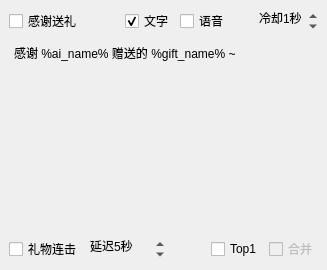
          <widget class="QWidget" name="page_2">
           <layout class="QVBoxLayout" name="verticalLayout_10">
            <property name="leftMargin">
             <number>9</number>
            </property>
            <property name="topMargin">
             <number>9</number>
            </property>
            <property name="rightMargin">
             <number>9</number>
            </property>
            <property name="bottomMargin">
             <number>9</number>
            </property>
            <item>
             <layout class="QHBoxLayout" name="horizontalLayout_16">
              <property name="topMargin">
               <number>0</number>
              </property>
              <item>
               <widget class="QCheckBox" name="autoSendGiftCheck">
                <property name="cursor">
                 <cursorShape>PointingHandCursor</cursorShape>
                </property>
                <property name="toolTip">
                 <string>&lt;html&gt;&lt;head/&gt;&lt;body&gt;&lt;p&gt;自动发送感谢送礼的弹幕&lt;/p&gt;&lt;p&gt;内容采用下方的随机一行句子（建议每行不超过20字）&lt;/p&gt;&lt;/body&gt;&lt;/html&gt;</string>
                </property>
                <property name="text">
                 <string>感谢送礼</string>
                </property>
               </widget>
              </item>
              <item>
               <spacer name="horizontalSpacer_4">
                <property name="orientation">
                 <enum>Qt::Horizontal</enum>
                </property>
                <property name="sizeHint" stdset="0">
                 <size>
                  <width>0</width>
                  <height>20</height>
                 </size>
                </property>
               </spacer>
              </item>
              <item>
               <widget class="QCheckBox" name="sendGiftTextCheck">
                <property name="cursor">
                 <cursorShape>PointingHandCursor</cursorShape>
                </property>
                <property name="text">
                 <string>文字</string>
                </property>
                <property name="checked">
                 <bool>true</bool>
                </property>
               </widget>
              </item>
              <item>
               <widget class="QCheckBox" name="sendGiftVoiceCheck">
                <property name="cursor">
                 <cursorShape>PointingHandCursor</cursorShape>
                </property>
                <property name="text">
                 <string>语音</string>
                </property>
               </widget>
              </item>
              <item>
               <widget class="QSpinBox" name="sendGiftCDSpin">
                <property name="contextMenuPolicy">
                 <enum>Qt::NoContextMenu</enum>
                </property>
                <property name="styleSheet">
                 <string notr="true">QSpinBox
{
	background: transparent;
}</string>
                </property>
                <property name="frame">
                 <bool>false</bool>
                </property>
                <property name="alignment">
                 <set>Qt::AlignRight|Qt::AlignTrailing|Qt::AlignVCenter</set>
                </property>
                <property name="suffix">
                 <string>秒</string>
                </property>
                <property name="prefix">
                 <string>冷却</string>
                </property>
                <property name="minimum">
                 <number>1</number>
                </property>
                <property name="maximum">
                 <number>600</number>
                </property>
                <property name="singleStep">
                 <number>10</number>
                </property>
               </widget>
              </item>
             </layout>
            </item>
            <item>
             <widget class="ConditionEditor" name="autoThankWordsEdit">
              <property name="toolTip">
               <string/>
              </property>
              <property name="styleSheet">
               <string notr="true">QPlainTextEdit
{
	background: transparent;
}</string>
              </property>
              <property name="plainText">
               <string>感谢 %ai_name% 赠送的 %gift_name% ~</string>
              </property>
              <property name="placeholderText">
               <string>欢迎语，多行随机发送一行</string>
              </property>
             </widget>
            </item>
            <item>
             <layout class="QHBoxLayout" name="horizontalLayout_47">
              <property name="topMargin">
               <number>0</number>
              </property>
              <item>
               <widget class="QCheckBox" name="giftComboSendCheck">
                <property name="cursor">
                 <cursorShape>PointingHandCursor</cursorShape>
                </property>
                <property name="toolTip">
                 <string>&lt;html&gt;&lt;head/&gt;&lt;body&gt;&lt;p&gt;延迟答谢连续赠送礼物&lt;/p&gt;&lt;p&gt;适用于答谢带数量的情况&lt;/p&gt;&lt;/body&gt;&lt;/html&gt;</string>
                </property>
                <property name="text">
                 <string>礼物连击</string>
                </property>
               </widget>
              </item>
              <item>
               <widget class="QSpinBox" name="giftComboDelaySpin">
                <property name="styleSheet">
                 <string notr="true">QAbstractSpinBox
{
	background: transparent;
}</string>
                </property>
                <property name="frame">
                 <bool>false</bool>
                </property>
                <property name="suffix">
                 <string>秒</string>
                </property>
                <property name="prefix">
                 <string>延迟</string>
                </property>
                <property name="minimum">
                 <number>1</number>
                </property>
                <property name="maximum">
                 <number>60</number>
                </property>
                <property name="value">
                 <number>5</number>
                </property>
               </widget>
              </item>
              <item>
               <spacer name="horizontalSpacer_26">
                <property name="orientation">
                 <enum>Qt::Horizontal</enum>
                </property>
                <property name="sizeHint" stdset="0">
                 <size>
                  <width>40</width>
                  <height>20</height>
                 </size>
                </property>
               </spacer>
              </item>
              <item>
               <widget class="QCheckBox" name="giftComboTopCheck">
                <property name="cursor">
                 <cursorShape>PointingHandCursor</cursorShape>
                </property>
                <property name="toolTip">
                 <string>&lt;html&gt;&lt;head/&gt;&lt;body&gt;&lt;p&gt;多人同时赠送礼物，等待所有人送完，并只答谢最贵的一项&lt;/p&gt;&lt;p&gt;开盲盒时容易出不同礼物，开启此项可减少刷屏&lt;/p&gt;&lt;/body&gt;&lt;/html&gt;</string>
                </property>
                <property name="text">
                 <string>Top1</string>
                </property>
               </widget>
              </item>
              <item>
               <widget class="QCheckBox" name="giftComboMergeCheck">
                <property name="enabled">
                 <bool>false</bool>
                </property>
                <property name="toolTip">
                 <string>&lt;html&gt;&lt;head/&gt;&lt;body&gt;&lt;p&gt;多人同时送同一项礼物，合并用户；&lt;/p&gt;&lt;p&gt;一人连续送出多个礼物，合并礼物。&lt;/p&gt;&lt;/body&gt;&lt;/html&gt;</string>
                </property>
                <property name="text">
                 <string>合并</string>
                </property>
               </widget>
              </item>
             </layout>
            </item>
           </layout>
          </widget>
